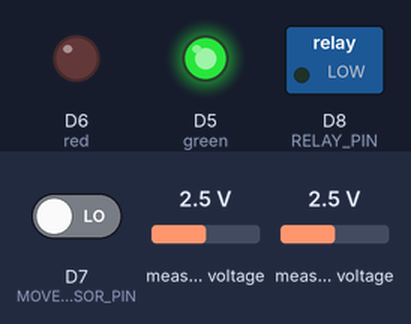
Simulated run of this sketch. Board: ESP8266 (NodeMCU). Shown: switched loads named in the sketch (green lamp = pin HIGH), output pins drawn as LEDs (lit = HIGH). The test bench sets the inputs (shaded band); at power-on: D7 (MOVEMENT_SENSOR_PIN) LOW, measured voltage 2.5 V. WiFi joins after 1.5 s; servers stay silent unless stated; a WiFi scan finds three made-up networks; random numbers use the default seed unless the sketch sets one; EEPROM starts erased; no MQTT or app messages arrive unless stated; not simulated (calls return 0 or success): arduino_secrets.h; names the files do not define were given values by the test bench: MQTT_PORT = 1883; what the sketch prints to the serial monitor is not drawn.

Above: at 4.9 s.
5.0 s: D7 (MOVEMENT_SENSOR_PIN) driven HIGH
At 6.2 s:
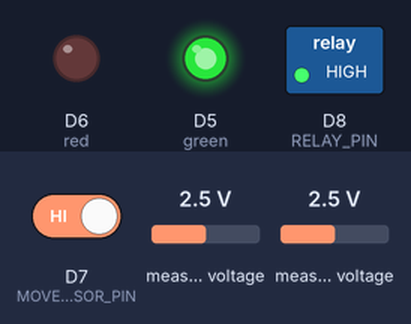
7.0 s: D7 (MOVEMENT_SENSOR_PIN) driven LOW
At 7.4 s:
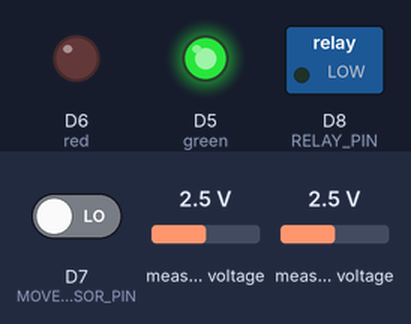
Timing chart, 0 to 10.0 s (numbered marks = the images above; inputs shaded):
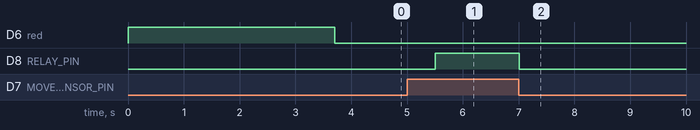

The sketch:

IoT.ino
```cpp
#include <Wire.h>
#include <ESP8266WiFi.h>
#include <Adafruit_ADS1X15.h>
#include <PubSubClient.h>
#include "arduino_secrets.h"
#include <ArduinoJson.h>
#include <WiFiClient.h>
#include <EEPROM.h>
#include <ESP8266WebServer.h>

#define RELAY_PIN D8
#define MOVEMENT_SENSOR_PIN D7
#define green D5
#define red D6

Adafruit_ADS1115 ads;
WiFiClientSecure device;
PubSubClient client(device);
ESP8266WebServer webServer(80);

float minCurrentVolt;
bool isOn = false;
unsigned long timeUpdata = millis();
bool isAuto = true;
bool isDeviceOn = false;
bool inAPMode = false;
String foundSSIDs;
unsigned long lastAlive = millis();
const int ALIVE_INTERVAL_MS = 10000;

void reconnect() {
  while (!client.connected()) {
    Serial.println("Attempting MQTT connection...");
    String clientID = "ESPClient-";
    clientID += String(random(0xffff), HEX);
    if (client.connect(clientID.c_str(), MQTT_USERNAME, MQTT_PASSWORD)) {
      Serial.println("MQTT connected");
      client.subscribe(AUTO_TOPIC);
      client.subscribe(CONTROL_TOPIC);
    } else {
      Serial.print("failed, rc=");
      Serial.print(client.state());
      Serial.println(" try again in 5 seconds");
      delay(5000);
    }
  }
}

void wifi_setup() {
  set_web();
  WiFi.mode(WIFI_AP_STA);
  WiFi.softAP("DEN_THONG_MINH");
  if (restore_wifi() && check_wifi()) {
    inAPMode = false;
  } else {
    inAPMode = true;
  }
  ap_mode();
}

void regular_wifi_check() {
  if (WiFi.status() != WL_CONNECTED && !inAPMode) {
    restore_wifi();
    if (!check_wifi()) {
      inAPMode = true;
      ap_mode();
    }
  }
  webServer.handleClient();
}

bool restore_wifi() {
  String ssid = "";
  String password = "";
  if (EEPROM.read(0) != 0) {
    for (int i = 0; i < 32; ++i) {
      ssid += char(EEPROM.read(i));
    }
    for (int i = 32; i < 96; ++i) {
      password += char(EEPROM.read(i));
    }
    WiFi.begin(ssid.c_str(), password.c_str());
    return true;
  }
  return false;
}

bool check_wifi() {
  for (int i = 0; i < 30; ++i) {
    if (WiFi.status() == WL_CONNECTED) {
      Serial.print("da ket noi");
      return true;
    }
    delay(500);
  }
  return false;
}


void set_web() {
  webServer.on("/", HTTP_GET, []() {
    if (inAPMode) {
      String content;
      content += "<h1>Nhập kết nối WiFi</h1>";
      content += "<form action=\"/submit\" method=\"POST\">";
      content += "<label>SSID: </label><select name=\"ssid\">";
      content += foundSSIDs;
      content += "</select><br>";
      content += "<label>Password: </label><input name=\"password\" length=64 type=\"password\"><br>";
      content += "<input type=\"submit\"></form>";
      content += "<p>Nếu không thấy mạng của bạn, <a href=\"/reset\">bấm vào đây để reset và quét lại mạng</a>.</p>";
      webServer.send(200, "text/html", buildPage("Ket noi WiFi", content));
    } else {
      String content = "<h1>Reset mạng</h1>";
      content += "<p>Mạng hiện tại: " + WiFi.SSID() + "</p>";
      content += "<form action=\"/reset\" method=\"POST\">";
      content += "<button type=\"submit\">Reset mạng wifi </button>";
      content += "</form>";
      webServer.send(200, "text/html", buildPage("Reset mang", content));
    }
  });

  webServer.on("/submit", HTTP_POST, []() {
    for (int i = 0; i < 96; ++i) {
      EEPROM.write(i, 0);
    }
    String ssid = urldecode(webServer.arg("ssid"));
    String password = urldecode(webServer.arg("password"));

    for (int i = 0; i < ssid.length(); ++i) {
      EEPROM.write(i, ssid[i]);
    }
    for (int i = 0; i < password.length(); ++i) {
      EEPROM.write(i + 32, password[i]);
    }
    EEPROM.commit();
    webServer.send(200, "text/html", "Dang ket noi WiFi....");
    delay(1000);
    ESP.restart();
  });

  webServer.on("/reset", HTTP_POST, []() {
    for (int i = 0; i < 96; ++i) {
      EEPROM.write(i, 0);
    }
    EEPROM.commit();

    webServer.send(200, "text/html", "Thiet bi da reset");
    delay(1000);
    ESP.restart();
  });

  webServer.begin();
}

void ap_mode() {
  WiFi.disconnect();
  delay(100);
  int n = WiFi.scanNetworks();
  delay(100);
  foundSSIDs = "";
  for (int i = 0; i < n; ++i) {
    foundSSIDs += "<option value=\"" + WiFi.SSID(i) + "\">" + WiFi.SSID(i) + "</option>";
  }
  Serial.print("Nhap wifi");
}

String buildPage(const String& title, const String& bodyContent) {
  String html = "<!DOCTYPE html><html><head><meta charset='UTF-8'>";
  html += "<title>" + title + "</title>";
  html += "<style>body{font-family:sans-serif;margin:2em;}</style>";
  html += "</head><body>" + bodyContent + "</body></html>";
  return html;
}

String urldecode(String str) {
  String encodedString = "";
  char c;
  char code0;
  char code1;
  for (int i = 0; i < str.length(); i++) {
    c = str.charAt(i);
    if (c == '+') {
      encodedString += ' ';
    } else if (c == '%') {
      i++;
      code0 = str.charAt(i);
      i++;
      code1 = str.charAt(i);
      c = (h2int(code0) << 4) | h2int(code1);
      encodedString += c;
    } else {

      encodedString += c;
    }

    yield();
  }

  return encodedString;
}

unsigned char h2int(char c) {
  if (c >= '0' && c <= '9') {
    return ((unsigned char)c - '0');
  }
  if (c >= 'a' && c <= 'f') {
    return ((unsigned char)c - 'a' + 10);
  }
  if (c >= 'A' && c <= 'F') {
    return ((unsigned char)c - 'A' + 10);
  }
  return (0);
}

void ads_setup() {
  ads.setGain(GAIN_TWOTHIRDS);
  if (!ads.begin()) {
    Serial.print("ads failed");
    while (1)
      ;
  }
}

void pin_setup() {
  pinMode(RELAY_PIN, OUTPUT);
  pinMode(MOVEMENT_SENSOR_PIN, INPUT);
  pinMode(red, OUTPUT);
  pinMode(green, OUTPUT);
}

float measureIdleCurrentVoltage() {
  float sum = 0.0;
  int samples = 30;
  for (int i = 0; i < samples; i++) {
    int16_t rawCurrent = ads.readADC_SingleEnded(1);
    float sensorCurrentV = ads.computeVolts(rawCurrent);
    sensorCurrentV = round(sensorCurrentV * 100000) / 100000.0;
    sum += sensorCurrentV;
  }

  return sum / samples;
}

void consumption() {
  int16_t rawVoltage = ads.readADC_SingleEnded(0);
  int16_t rawCurrent = ads.readADC_SingleEnded(1);

  float sensorVoltage = ads.computeVolts(rawVoltage);
  float sensorCurrentV = ads.computeVolts(rawCurrent);

  sensorCurrentV = round(sensorCurrentV * 100000) / 100000.0;

  float realVoltage = sensorVoltage * 5.05;
  float current = (sensorCurrentV - minCurrentVolt) / 0.185;

  if (current < 0.01) current = 0;
  if (realVoltage < 0.1) realVoltage = 0;

  if (millis() - timeUpdata > 1000) {
    DynamicJsonDocument doc(1024);
    doc["volts"] = realVoltage;
    doc["current"] = current;
    char mqtt_message[128];
    serializeJson(doc, mqtt_message);
    publishMessage(SEND_TOPIC, mqtt_message);

    timeUpdata = millis();
  }
}

void sendActivate(bool flag) {
  DynamicJsonDocument doc(1024);
  doc["activate"] = flag;
  char mqtt_ms[128];
  serializeJson(doc, mqtt_ms);
  publishMessage(ACTIVATE_TOPIC, mqtt_ms);
}

void connection_alive() {
  if (millis() - lastAlive >= ALIVE_INTERVAL_MS) {
    DynamicJsonDocument doc(64);
    doc["alive"] = true;
    char payload[32];
    serializeJson(doc, payload);
    publishMessage(ALIVE_TOPIC, payload);
    lastAlive = millis();
  }
}

void process() {
  connection_alive();
  if (digitalRead(MOVEMENT_SENSOR_PIN) && isAuto) {
    if (!isOn) {
      isOn = true;
      minCurrentVolt = measureIdleCurrentVoltage();
    }
    sendActivate(true);
    while (digitalRead(MOVEMENT_SENSOR_PIN)) {
      digitalWrite(RELAY_PIN, HIGH);
      consumption();
      connection_alive();
    }
    isOn = false;
    digitalWrite(RELAY_PIN, LOW);
    sendActivate(false);
  } else if (isDeviceOn == true && isAuto == false) {
    if (!isOn) {
      isOn = true;
      minCurrentVolt = measureIdleCurrentVoltage();
      sendActivate(true);
    }

    digitalWrite(RELAY_PIN, HIGH);
    consumption();
  } else {
    if (isOn) {
      isOn = false;
      digitalWrite(RELAY_PIN, LOW);
      sendActivate(false);
    }
  }
}

void callback(char* topic, byte* payload, unsigned int length) {
  // Convert payload to a null-terminated string
  char message[length + 1];
  memcpy(message, payload, length);
  message[length] = '\0';

  Serial.println("Message arrived [" + String(topic) + "]: " + String(message));

  StaticJsonDocument<100> doc;
  DeserializationError error = deserializeJson(doc, message);

  if (error) {
    Serial.print("JSON parse failed: ");
    Serial.println(error.f_str());
    return;
  }

  if (strcmp(topic, AUTO_TOPIC) == 0) {
    if (doc.containsKey("isAuto")) {
      isAuto = doc["isAuto"];
      Serial.print("isAuto set to: ");
      Serial.println(isAuto);
    }
  } else if (strcmp(topic, CONTROL_TOPIC) == 0) {
    if (doc.containsKey("isOn")) {
      isDeviceOn = doc["isOn"];
      Serial.print("isDeviceOn set to: ");
      Serial.println(isDeviceOn);
    } else {
      Serial.println("Key 'isOn' not found.");
    }
  }
}

void publishMessage(const char* topic, String payload) {
  if (client.publish(topic, payload.c_str(), true))
    Serial.println("Message published [" + String(topic) + "]: " + payload);
}

void setup() {
  Serial.begin(9600);
  EEPROM.begin(128);
  pin_setup();
  digitalWrite(green, 0);
  digitalWrite(red, 1);
  wifi_setup();
  ads_setup();
  digitalWrite(green, 1);
  digitalWrite(red, 0);
  device.setInsecure();
  client.setServer(MQTT_SERVER, MQTT_PORT);
  client.setCallback(callback);
}

void loop() {
  regular_wifi_check();
  if (WiFi.status() == WL_CONNECTED) {
    if (!client.connected()) {
      reconnect();
    }
    client.loop();
    process();
  }
}
```

Measured:
- after the input at 5.0 s, D8 (RELAY_PIN): LOW → HIGH after 0.51 s
- after the input at 7.0 s, D8 (RELAY_PIN): HIGH → LOW at once
